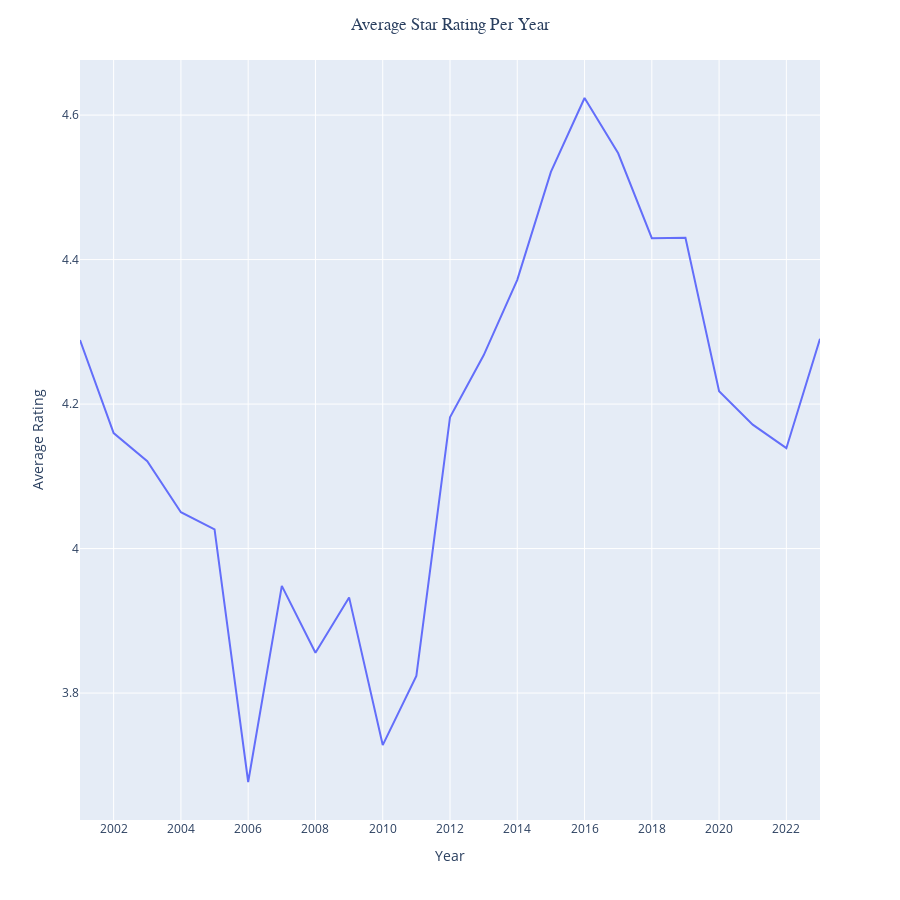

The notebook cell saved with this chart:
### Code cell
ratings_by_year = df[["rating", "year"]].group_by("year").mean().sort("year")

fig = px.line(
    ratings_by_year,
    x="year",
    y="rating",
    width=900,
    height=900,
    
)

fig.update_layout(
    title=dict(
        text="Average Star Rating Per Year",
        x=0.5,
        font_family="Arial Black",
    ),
    xaxis_title="Year",
    yaxis_title="Average Rating",
)

fig.update_xaxes(dtick=2)

fig.show()

### Figure 1 — Plotly figure (JSON) as saved in the notebook; plotly's stock layout.template omitted (floating-point values rounded to 4 significant figures)
{"data": [{"hovertemplate": "year=%{x}<br>rating=%{y}<extra></extra>", "legendgroup": "", "line": {"color": "#636efa", "dash": "solid"}, "marker": {"symbol": "circle"}, "mode": "lines", "name": "", "orientation": "v", "showlegend": false, "type": "scatter", "x": [2001, 2002, 2003, 2004, 2005, 2006, 2007, 2008, 2009, 2010, 2011, 2012, 2013, 2014, 2015, 2016, 2017, 2018, 2019, 2020, 2021, 2022, 2023], "xaxis": "x", "y": [4.289, 4.16, 4.121, 4.05, 4.027, 3.677, 3.948, 3.856, 3.932, 3.728, 3.824, 4.182, 4.268, 4.372, 4.521, 4.624, 4.547, 4.43, 4.43, 4.218, 4.172, 4.139, 4.29], "yaxis": "y"}], "layout": {"height": 900, "legend": {"tracegroupgap": 0}, "margin": {"t": 60}, "title": {"font": {"family": "Arial Black"}, "text": "Average Star Rating Per Year", "x": 0.5}, "width": 900, "xaxis": {"anchor": "y", "domain": [0, 1], "dtick": 2, "title": {"text": "Year"}}, "yaxis": {"anchor": "x", "domain": [0, 1], "title": {"text": "Average Rating"}}}}
